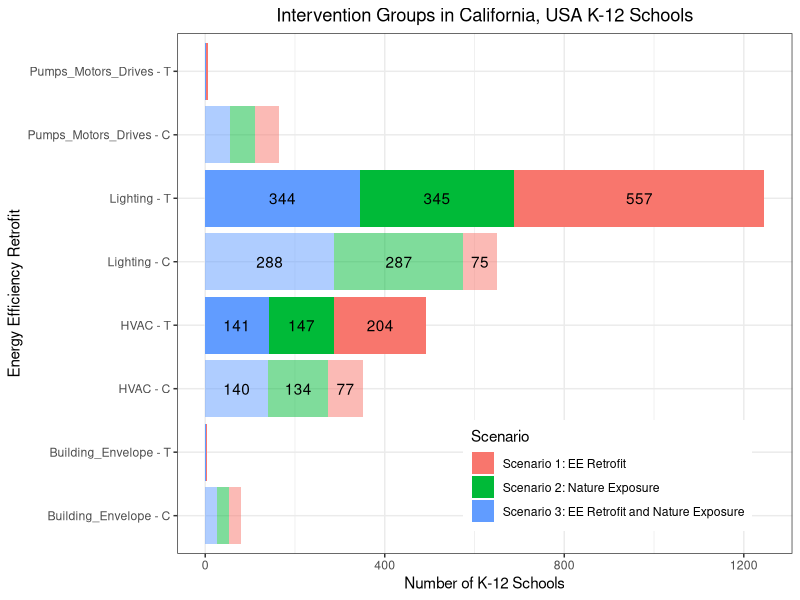

The R source for this figure: (Note: this script raises an error after producing the figure.)
## ---- chunk 1

### To clear your environment
remove(list = ls())

#Get working directory and file path information, then set for working environment in the current R session.
getwd()
# setwd('path')
## ---- chunk 2
knitr::opts_chunk$set(echo = TRUE)


## Packages --------------------------------------------------------------------
library(readr)
library(readxl)
library(dplyr)
library(tidyverse)


### --- viz ----
library(ggplot2)
library(viridis)



## ---- chunk 3
# Total number of Treatments for K-12 Schools in each policy intervention/scenario

#Read individual data file to obtain the total counts of treatments across each scenario and interventions 
#including subset of EE retrofit
#for the following variables (i) retrofit, (ii) ndvi_median_binary, (iii) retrofit_and_ndvi

#Group by the unique Unique County, District, School Code (CDS Code)

#Complete Dataset with All Energy Efficiency Retrofits in K-12 schools
Treatment_Count_Data_All <- read_csv("./data/Treatment_Count_Data_All_coord.csv", show_col_types = F)

# Total Number of K-Schools analyzed by the Unique County, District, School Code (CDS Code)
length(unique(Treatment_Count_Data_All$CDSCode))


#calculate total number of interventions in each scenario by the unique K-12 school
treatment_count_by_scenario <- Treatment_Count_Data_All %>% 
  select(retrofit, ndvi_median_binary, retrofit_and_ndvi) %>% 
  summarise_if(is.numeric, list(sum = ~sum(., na.rm = TRUE)))


## Subset Data by 4 types of Energy Efficiency Retrofits

#1. Lighting 
#2. HVAC
#3. Building Envelope
#4. Pumps, Motors, & Drives
## ---- chunk 4
Treatment_Count_df <- Treatment_Count_Data_All %>% 
  filter(!is.na(EE_Retrofit_Type)) %>%
  select(EEM, EE_Retrofit_Type, retrofit, ndvi_median_binary, retrofit_and_ndvi) %>% 
  pivot_longer(cols = 3:ncol(.), names_to = 'Scenario') %>%
  mutate(treatment_control = ifelse(value==1, 'T', 'C'),
         treatment_control = as.factor(treatment_control))


## by Retrofit Type and by scenario
count_df_byScenario_byRetrofitType <- Treatment_Count_df %>%
  group_by(EE_Retrofit_Type, Scenario, treatment_control) %>% 
  count() %>%
  mutate(Scenario = factor(Scenario, 
                           levels = c("retrofit", 
                                      "ndvi_median_binary", 
                                      "retrofit_and_ndvi"), 
                           labels = c( 'Scenario 1: EE Retrofit', 
                                       'Scenario 2: Nature Exposure',
                                       'Scenario 3: EE Retrofit and Nature Exposure'))
         ) %>%
  mutate(Type = paste0(EE_Retrofit_Type, ' - ', treatment_control)) %>%
  as.data.frame()

# str(count_df_byScenario_byRetrofitType)
## ---- chunk 5
## plot
count_df_byScenario_byRetrofitType %>%
  filter(!is.na(EE_Retrofit_Type)) %>%
  ggplot(., aes(fill = Scenario, x = Type, y = n)) +
  geom_bar(
    aes(
      # color = treatment_control,
      alpha = treatment_control),
    position = "stack",
    stat = "identity") +
  # scale_color_manual(values = c('white', 'black')) +
  scale_alpha_manual(values = c(.5, 1)) +
  guides(alpha = "none") +
  # Add text labels
  geom_text(aes(label = ifelse(n >= 60, n, "")),
            position = position_stack(vjust = 0.5), # Center labels in the stack
            color = "black") +                     # Change label color to white
  labs(x = "Energy Efficiency Retrofit", y = "Number of K-12 Schools", title = "Intervention Groups in California, USA K-12 Schools") +
  coord_flip() +
  theme_bw() +
  theme(legend.position = c(.7,.15)) +
  # scale_fill_discrete(labels=c('Scenario 2: Nature Exposure', 'Scenario 1: EE Retrofit', 'Scenario 3: EE Retrofit and Nature Exposure')) +
  theme(plot.title = element_text(hjust = 0.5))  # Center ggplot title

f <- paste0('./figures/', 'treatment_count_comb1.png')
ggsave(filename = f, plot = last_plot(), width = 7, height = 5, units = "in", dpi = 300)

## ---- chunk 6
treatment_count_noScenario_byRetrofitType <- Treatment_Count_Data_All %>% 
  select(EE_Retrofit_Type, retrofit, ndvi_median_binary, retrofit_and_ndvi) %>% 
  pivot_longer(cols = 2:ncol(.), names_to = 'Scenario') %>%
  group_by(EE_Retrofit_Type, value) %>% 
  count() %>%
  mutate(treatment_control = ifelse(value==1, 'T', 'C'),
         treatment_control = as.factor(treatment_control)
         ) %>%
  mutate(Type = paste0(EE_Retrofit_Type, ' - ', treatment_control)) %>%
  as.data.frame()

## ---- chunk 7
## plot
treatment_count_noScenario_byRetrofitType %>%
  filter(!is.na(EE_Retrofit_Type)) %>%
  ggplot(., aes(x = Type, y = n)) +
  geom_bar(
    aes(alpha = treatment_control),
    position = "stack",
    stat = "identity") +
  # scale_color_manual(values = c('white', 'black')) +
  scale_alpha_manual(values = c(.5, 1)) +
  guides(alpha = "none") +
  # Add text labels
  geom_text(aes(label = ifelse(n >= 60, n, "")),
            position = position_stack(vjust = 0.5), # Center labels in the stack
            color = "black") +                     # Change label color to white
  labs(x = "Energy Efficiency Retrofit", 
       y = "Number of K-12 Schools", 
       title = "Intervention Groups in California, USA K-12 Schools") +
  coord_flip() +
  theme_bw() +
  theme(legend.position = c(.7,.15)) +
  # scale_fill_discrete(labels=c('Scenario 2: Nature Exposure', 'Scenario 1: EE Retrofit', 'Scenario 3: EE Retrofit and Nature Exposure')) +
  theme(plot.title = element_text(hjust = 0.5))  # Center ggplot title

f <- paste0('./figures/', 'treatment_count_comb1_noScenario.png')
ggsave(filename = f, plot = last_plot(), width = 7, height = 5, units = "in", dpi = 300)
## ---- chunk 8
## by Retrofit Type and by EEM
count_df_byEEM <- Treatment_Count_df %>% 
  group_by(EE_Retrofit_Type, EEM, treatment_control) %>% 
  count() %>%
  mutate(group = paste0(EEM, ' - ', treatment_control))


count_df_byEEM %>%
  ggplot(., aes(x = group, 
                fill = EE_Retrofit_Type,
                y = n)) +
  geom_bar(
    aes(alpha = treatment_control),
    position = "stack",
    stat = "identity") +
  scale_alpha_manual(values = c(.5, 1)) +
  guides(alpha = "none") +

  geom_text(aes(label = ifelse(n >= 0, n, "")),
            # position = position_stack(vjust = 0), # Center labels in the stack
            position = position_dodge(width = 1),
            hjust = -0.1,
            inherit.aes = TRUE,
            color = "black") +                      # Change label color to white
  scale_y_continuous(expand = expansion(mult = c(0.02, 0.1))) +  # Add 2% left and 10% space on the right
  
  labs(x = "Energy Efficiency Measure", 
       y = "Number of K-12 Schools", 
       title = "Intervention Groups in California, USA K-12 Schools") +
  coord_flip() +
  theme_bw() +
  theme(legend.position = c(0.75, 0.1),
        legend.background=element_blank()) +
  theme(plot.title = element_text(hjust = 0.5))  # Center ggplot title

f <- paste0('./figures/', 'treatment_count_comb1_byEEM.png')
ggsave(filename = f, plot = last_plot(), width = 7, height = 9, units = "in", dpi = 300)

## ---- chunk 9
## plot
comb1 <- treatment_count_noScenario_byRetrofitType %>%
  filter(!is.na(EE_Retrofit_Type)) %>%
  arrange((n)) %>% 
  mutate(
    EE_Retrofit_Type = factor(EE_Retrofit_Type, levels = unique(EE_Retrofit_Type))
  ) %>%
  select(-Type, -value)

# The palette with grey:
cbPalette <- c("#F0E442", "#56B4E9", "#009E73", "#CC79A7")


comb1 %>%
  ggplot(., aes(x = treatment_control, 
                fill = EE_Retrofit_Type,
                y = n)) +
  geom_bar(
    # aes(
    #   # alpha = treatment_control,
    #   fill = EE_Retrofit_Type),
    position = "stack",
    stat = "identity") +
  # scale_alpha_manual(values = c(.5, 1)) +
  # scale_fill_brewer(palette = 'Paired') +
  scale_fill_manual(values=rev(cbPalette)) +
  # guides(alpha = "none") +
  # Add text labels
  geom_text(aes(label = ifelse(n >= 10, n, "")),
            position = position_stack(vjust = 0.5), # Center labels in the stack
            color = "black") +                      # Change label color to white
  labs(x = "Interventions", 
       y = "Number of K-12 Schools", 
       title = "Intervention Groups in California, USA K-12 Schools") +
  coord_flip() +
  theme_bw() +
  theme(legend.position = c(0.85, 0.2),
        legend.background=element_blank()) +
  theme(plot.title = element_text(hjust = 0.5))  # Center ggplot title

f <- paste0('./figures/', 'treatment_count_comb1_noScenario_byEE.png')
ggsave(filename = f, plot = last_plot(), width = 7, height = 5, units = "in", dpi = 300)
## ---- chunk 10
comb <- count_df_byScenario_byRetrofitType %>%
  filter(!is.na(EE_Retrofit_Type)) %>%
  as.data.frame()

# Get all unique 2-type combinations
type_pairs <- combn(unique(comb$EE_Retrofit_Type), 2, simplify = FALSE)

# Calculate total count for each pair and feature
library(purrr)

comb2 <- map_dfr(type_pairs, ~ {
  comb %>%
    filter(EE_Retrofit_Type %in% .x) %>%           # Keep rows with the current pair of types
    group_by(Scenario, treatment_control) %>%              # Group by feature
    summarise(n = sum(n, na.rm = T)) %>%  # Sum count for the group
    mutate(combination = paste(.x, collapse = " & "))  # Add combination label
}) %>%
  as.data.frame() %>%
  mutate(Type = paste0(combination, ' - ', treatment_control))
## ---- chunk 11

comb2 %>%
  ggplot(., aes(fill = Scenario, x = Type, y = n)) +
  geom_bar(
    aes(
      # color = treatment_control,
      alpha = treatment_control),
    position = "stack",
    stat = "identity") +
  # scale_color_manual(values = c('white', 'black')) +
  scale_alpha_manual(values = c(.5, 1)) +
  guides(alpha = "none") +
  # Add text labels
  geom_text(aes(label = ifelse(n >= 60, n, "")),
            position = position_stack(vjust = 0.5), # Center labels in the stack
            color = "black") +                     # Change label color to white
  labs(x = "Energy Efficiency Retrofit", y = "Number of K-12 Schools", title = "Intervention Groups in California, USA K-12 Schools") +
  coord_flip() +
  theme_bw() +
  theme(legend.position = c(0.7, 0.08), 
        legend.key.height= unit(0.5, 'cm'),
        legend.key.width= unit(0.5, 'cm'),
        legend.background=element_blank()) +
  # scale_fill_discrete(labels=c('Scenario 2: Nature Exposure', 'Scenario 1: EE Retrofit', 'Scenario 3: EE Retrofit and Nature Exposure')) +
  theme(plot.title = element_text(hjust = 0.5))  # Center ggplot title

f <- paste0('./figures/', 'treatment_count_comb2.png')
ggsave(filename = f, plot = last_plot(), width = 8, height = 6, units = "in", dpi = 300)
## ---- chunk 12

# Get all unique 2-type combinations
type_pairs <- combn(unique(comb$EE_Retrofit_Type), 3, simplify = FALSE)

# Calculate total count for each pair and feature
comb3 <- map_dfr(type_pairs, ~ {
  comb %>%
    filter(EE_Retrofit_Type %in% .x) %>%           # Keep rows with the current pair of types
    group_by(Scenario, treatment_control) %>%              # Group by feature
    summarise(n = sum(n, na.rm = T)) %>%  # Sum count for the group
    mutate(combination = paste(.x, collapse = " & "))  # Add combination label
}) %>%
  as.data.frame() %>%
  mutate(Type = paste0(combination, ' - ', treatment_control))
## ---- chunk 13

comb3 %>%
  ggplot(., aes(fill = Scenario, x = Type, y = n)) +
  geom_bar(
    aes(
      # color = treatment_control,
      alpha = treatment_control),
    position = "stack",
    stat = "identity") +
  # scale_color_manual(values = c('white', 'black')) +
  scale_alpha_manual(values = c(.5, 1)) +
  guides(alpha = "none") +
  # Add text labels
  geom_text(aes(label = ifelse(n >= 60, n, "")),
            position = position_stack(vjust = 0.5), # Center labels in the stack
            color = "black") +                     # Change label color to white
  labs(x = "Energy Efficiency Retrofit", y = "Number of K-12 Schools", title = "Intervention Groups in California, USA K-12 Schools") +
  coord_flip() +
  theme_bw() +
  theme(legend.position = c(0.7, 0.4), 
        legend.key.height= unit(0.5, 'cm'),
        legend.key.width= unit(0.5, 'cm'),
        legend.background=element_blank()) +
  # scale_fill_discrete(labels=c('Scenario 2: Nature Exposure', 'Scenario 1: EE Retrofit', 'Scenario 3: EE Retrofit and Nature Exposure')) +
  theme(plot.title = element_text(hjust = 0.5))  # Center ggplot title

f <- paste0('./figures/', 'treatment_count_comb3.png')
ggsave(filename = f, plot = last_plot(), width = 8.5, height = 6, units = "in", dpi = 300)
## ---- chunk 14

# Get all unique 2-type combinations
type_pairs <- combn(unique(comb$EE_Retrofit_Type), 4, simplify = FALSE)

# Calculate total count for each pair and feature
comb4 <- map_dfr(type_pairs, ~ {
  comb %>%
    filter(EE_Retrofit_Type %in% .x) %>%           # Keep rows with the current pair of types
    group_by(Scenario, treatment_control) %>%              # Group by feature
    summarise(n = sum(n, na.rm = T)) %>%  # Sum count for the group
    mutate(combination = paste(.x, collapse = " & "))  # Add combination label
}) %>%
  as.data.frame() %>%
  mutate(Type = paste0('All 4 types of EE Retrofits', ' - ', treatment_control))
## ---- chunk 15

comb4 %>%
  ggplot(., aes(fill = Scenario, x = Type, y = n)) +
  geom_bar(
    aes(
      alpha = treatment_control),
      position = "stack",
      stat = "identity") +
  # scale_color_manual(values = c('white', 'black')) +
  scale_alpha_manual(values = c(.5, 1)) +
  guides(alpha = "none") +
  # Add text labels
  geom_text(aes(label = ifelse(n >= 60, n, "")),
            position = position_stack(vjust = 0.5), # Center labels in the stack
            color = "black") +                     # Change label color to white
  labs(x = "Energy Efficiency Retrofit", y = "Number of K-12 Schools", title = "Intervention Groups in California, USA K-12 Schools") +
  coord_flip() +
  theme_bw() +
  scale_x_discrete(expand = expansion(mult = c(1.5, 0.6))) +  # Add 150% space at the bottom
  # scale_x_discrete(expand = c(2, 0)) +  # Add 10% space at the top
  theme(legend.position = c(0.7, 0.15), 
        legend.key.height= unit(0.5, 'cm'),
        legend.key.width= unit(0.5, 'cm'),
        legend.background=element_blank()) +
  # scale_fill_discrete(labels=c('Scenario 2: Nature Exposure', 'Scenario 1: EE Retrofit', 'Scenario 3: EE Retrofit and Nature Exposure')) +
  theme(plot.title = element_text(hjust = 0.5))  # Center ggplot title

f <- paste0('./figures/', 'treatment_count_comb4.png')
ggsave(filename = f, plot = last_plot(), width = 8, height = 4, units = "in", dpi = 300)
